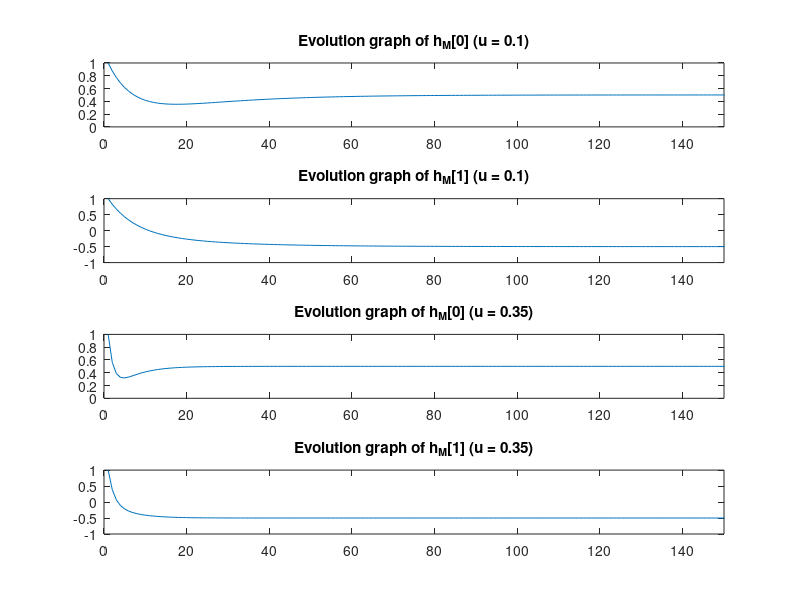

MATLAB code to generate this figure:
clear all
%% Using LMS algorithm as u = 0.1
I = eye(2); u1 = 0.1;
Tm = [1 0.5; 0.5 1]; % Autocorrelation matrix
vd = [0.25; -0.25]; % Cross-correlation vector
% LMS algorithm computation
A = I - u1 * Tm; B = u1 * vd;
h = [1; 1]; H1 = [1; 1]; % Initialize filter parameters
N1 = 150; % Iteration steps
for i = 1 : N1
    h = A * h + B;
    H1 = [H1, h];
end
%% Using LMS algorithm as u = 0.35
I = eye(2); u2 = 0.35;
Tm = [1 0.5; 0.5 1]; % Autocorrelation matrix
vd = [0.25; -0.25]; % Cross-correlation vector
% LMS algorithm computation
A = I - u2 * Tm; B = u2 * vd;
h = [1; 1]; H2 = [1; 1]; % Initialize filter parameters
N2 = 150; % Iteration steps
for i = 1 : N2
    h = A * h + B;
    H2 = [H2, h];
end
%% Plot both above evolution graphs
subplot(4,1,1),plot(1:N1+1,H1(1,:)),xlim([0,N1]),ylim([0,1])
title('Evolution graph of h_M[0] (u = 0.1)');
subplot(4,1,2),plot(1:N1+1,H1(2,:)),xlim([0,N1]),ylim([-1,1])
title('Evolution graph of h_M[1] (u = 0.1)');
subplot(4,1,3),plot(1:N2+1,H2(1,:)),xlim([0,N2]),ylim([0,1])
title('Evolution graph of h_M[0] (u = 0.35)');
subplot(4,1,4),plot(1:N2+1,H2(2,:)),xlim([0,N2]),ylim([-1,1])
title('Evolution graph of h_M[1] (u = 0.35)');
